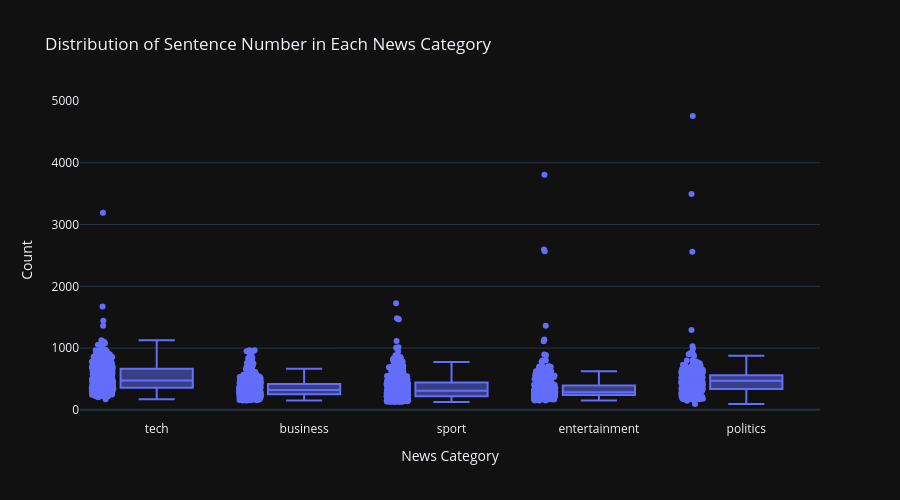

Notebook cell for this chart:
### Code cell
# distribution of word_number for each news category
fig = px.box(data, x='category', y='word_number', points='all', 
             width=900, height=500, 
             template='plotly_dark', 
             title='Distribution of Sentence Number in Each News Category')

fig.update_layout(
    xaxis = dict(
        title = 'News Category'
    ),
    yaxis = dict(
        title = 'Count'
    )
)

fig.show()

### Figure 1 — Plotly figure (JSON) as saved in the notebook; plotly's stock layout.template omitted (floating-point values rounded to 4 significant figures; data arrays with more than 128 entries replaced by an {"elided": "..."} marker saying what was removed)
{"data": [{"alignmentgroup": "True", "boxpoints": "all", "hovertemplate": "category=%{x}<br>word_number=%{y}<extra></extra>", "legendgroup": "", "marker": {"color": "#636efa"}, "name": "", "notched": false, "offsetgroup": "", "orientation": "v", "showlegend": false, "type": "box", "x": {"elided": "2225 str values"}, "x0": " ", "xaxis": "x", "y": {"elided": "2225 int values"}, "y0": " ", "yaxis": "y"}], "layout": {"boxmode": "group", "height": 500, "legend": {"tracegroupgap": 0}, "title": {"text": "Distribution of Sentence Number in Each News Category"}, "width": 900, "xaxis": {"anchor": "y", "autorange": true, "domain": [0, 1], "range": [-0.5204, 4.5], "title": {"text": "News Category"}, "type": "category"}, "yaxis": {"anchor": "x", "autorange": true, "domain": [0, 1], "range": [-164, 5016], "title": {"text": "Count"}, "type": "linear"}}}
